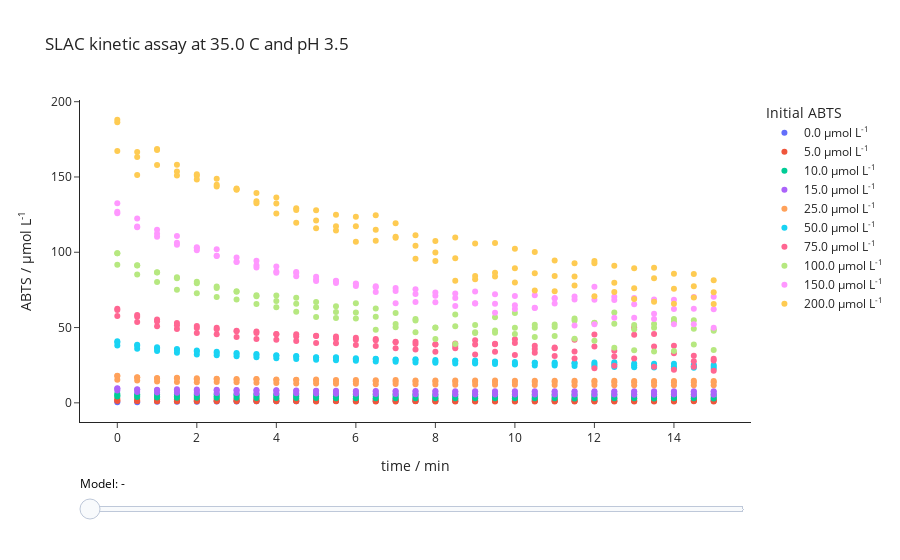

The code cell stored with this chart in its notebook:
### Markdown cell above
## Problems:

- Apparently no activity in reactions with low initial ABTS
- Product absorbs at 340 nm, --> only apparent decrease in reaction rate

### Code cell
e.visualize()
